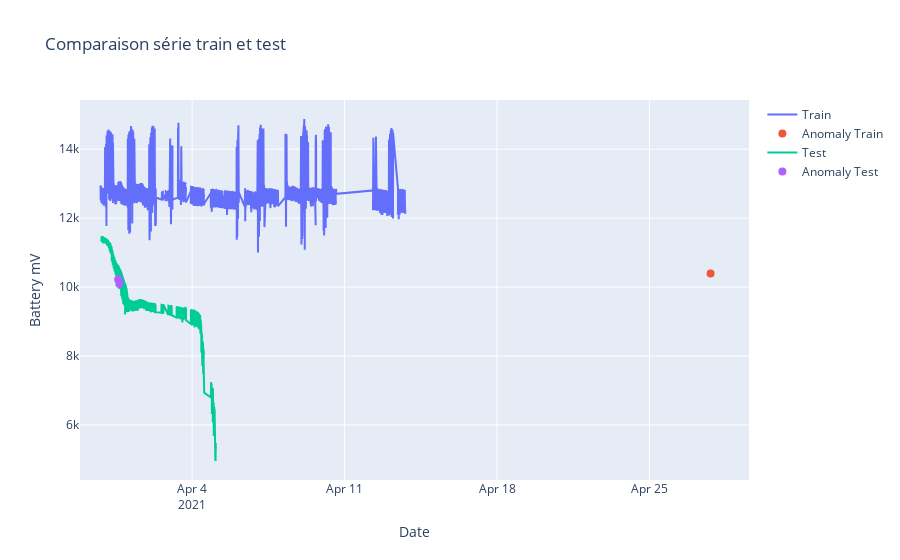

Notebook code cell kept with this figure:
### Code cell
fig = go.Figure()
fig.add_trace(go.Scatter(x=resampled_train.dateTime, y=resampled_train['value'], mode='lines',name='Train'))
#fig.add_trace(go.Scatter(x=resampled_test.dateTime, y=resampled_test['value'],mode='lines+markers',name='Test'))
fig.add_trace(go.Scatter(x=alert_train.time, y=alert_train['value'],mode='markers',name='Anomaly Train',marker_size=8))
fig.add_trace(go.Scatter(x=resampled_test.dateTime, y=resampled_test['value'],mode='lines',name='Test'))
fig.add_trace(go.Scatter(x=alert_test.time, y=alert_test['value'],mode='markers',name='Anomaly Test',marker_size=8))
fig.update_layout(title="Comparaison série train et test",xaxis_title="Date",yaxis_title="Battery mV")
fig.show()

### Figure 1 — Plotly figure (JSON) as saved in the notebook; plotly's stock layout.template omitted (floating-point values rounded to 4 significant figures; data arrays with more than 128 entries replaced by an {"elided": "..."} marker saying what was removed)
{"data": [{"mode": "lines", "name": "Train", "type": "scatter", "x": {"elided": "12173 str values"}, "y": {"elided": "12173 int values"}}, {"marker": {"size": 8}, "mode": "markers", "name": "Anomaly Train", "type": "scatter", "x": ["2021-04-27T19:19:22+00:00"], "y": [10394]}, {"mode": "lines", "name": "Test", "type": "scatter", "x": {"elided": "2590 str values"}, "y": {"elided": "2590 int values"}}, {"marker": {"size": 8}, "mode": "markers", "name": "Anomaly Test", "type": "scatter", "x": ["2021-03-31T14:47:42+00:00", "2021-03-31T14:47:42+00:00", "2021-03-31T14:47:42+00:00", "2021-03-31T15:50:10+00:00"], "y": [10220, 10220, 10220, 10091]}], "layout": {"title": {"text": "Comparaison série train et test"}, "xaxis": {"title": {"text": "Date"}}, "yaxis": {"title": {"text": "Battery mV"}}}}
